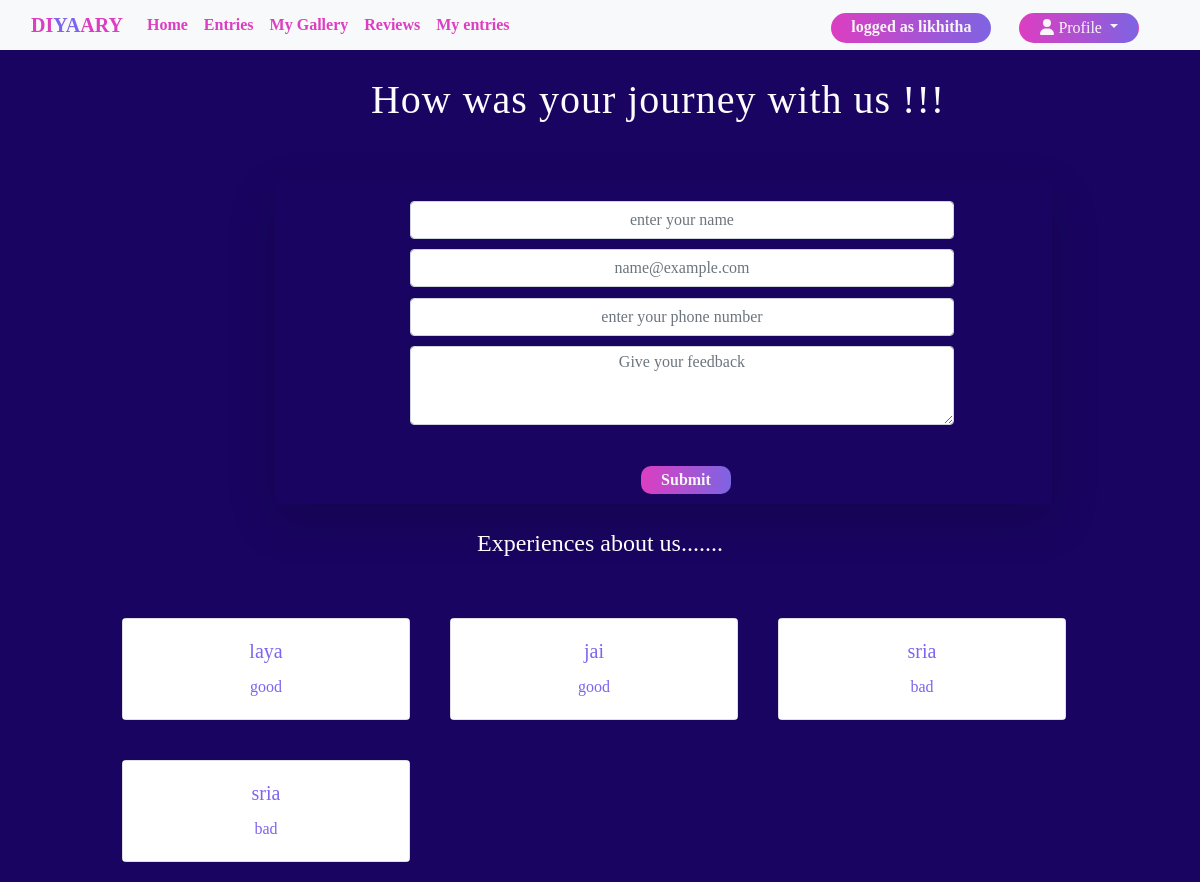
Before: /reviews/ (signed in) with the older database file.
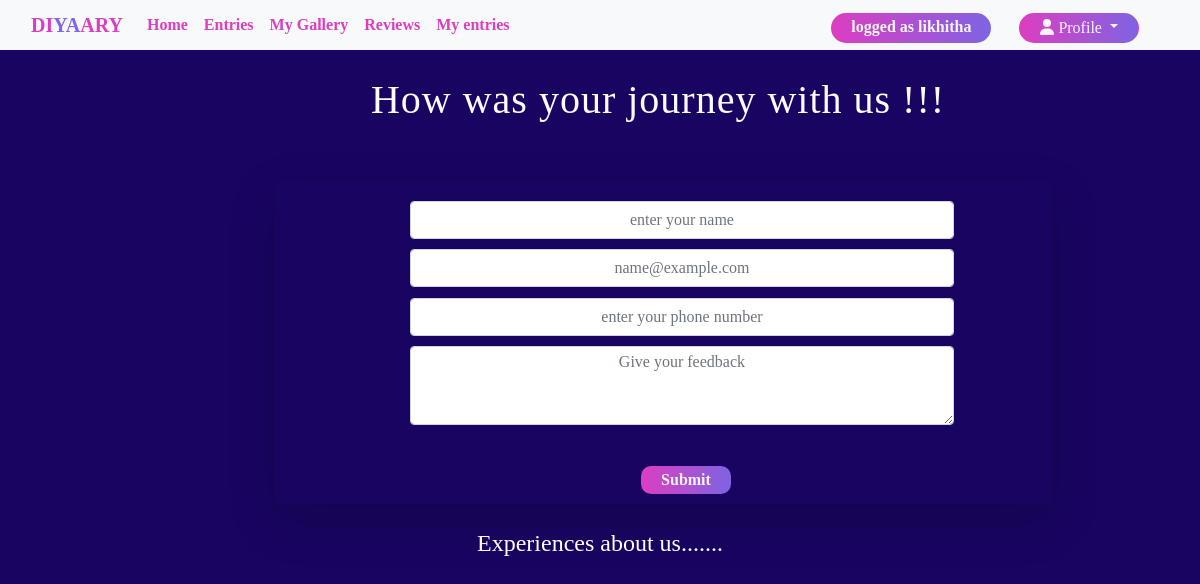
After: the same page with the newer database file.
### journal/models.py (models this page shows, shortened)
class customerReviews(models.Model):
    name=models.CharField(max_length=15)
    email=models.CharField(max_length=50)
    phone=models.IntegerField( )
    review=models.TextField()
    date=models.DateField()
    class Meta:
        verbose_name_plural = "customerReviews"  #to avoid adding extra 's' in database  table name

### journal/views.py (the view, shortened to what this page needs)
# urls.py: path('reviews/',views.reviews,name="reviews"),
def reviews(request):
    if request.user.is_authenticated:
        allreviews = customerReviews.objects.all()
        return render(request, "reviews.html", {'allreviews': allreviews})
    return redirect('userlogin')

### templates/reviews.html (shortened to what this page needs)
{%extends 'base.html'%}
{% load static %}
{% block body %}
{% block cssfile %}
<link rel="stylesheet"   href="{% static 'css/style.css' %}">
{% endblock cssfile %}
<div class="container">
<h1 class="us"><center> How was your journey with us !!!</center></h1>
<div class="shadow-lg p-7   bg-body rounded  ">
<form method="post" action={% url 'reviews'%}>
     <div class="grad">
     <div class="mb-3" >
       <input type="name" class="form-control" id="exampleFormControlInput1" name="name" placeholder="enter your name">
    </div>
    <div class="mb-3">
       <input type="email" class="form-control  " id="exampleFormControlInput2"  name="email" placeholder="name@example.com">
     </div>
     <div class="mb-3">
       <input type="phone" class="form-control" id="exampleFormControlInput3"  name="phone" placeholder="enter your phone number">
     </div>
     <div class="mb-3">
       <textarea class="form-control" id="exampleFormControlTextarea1" rows="3" name="review" placeholder="Give your feedback"></textarea>
     </div>
    </div>
 <button class="button" type="submit"> <strong> Submit </strong> </button>
  </div>
</div>
<h4>Experiences about us.......</h4>
        <div class="row pt-5px">
        <div class="row flex-row">
          {% for rev in allreviews %}
            <div class="card p-20px" style="width: 18rem;">
              <div class="card-body">
                <h5 class="card-title">{{rev.name}}</h5>
                <p class="card-text">{{rev.review}}</p>
              </div>
            </div>
          {% endfor %}
        </div>
      </div>
{% endblock body %}

### templates/base.html (shortened to what this page needs)
<!doctype html>
{% load static %}
<html lang="en">
  <head>
    <link rel="stylesheet" href="https://cdn.jsdelivr.net/npm/bootstrap@4.3.1/dist/css/bootstrap.min.css">
    {% block cssfile %}{% endblock cssfile %}
    <link href="{% static 'fontawesomefree/css/all.min.css' %}" rel="stylesheet" type="text/css">
</head>
  <body>
  <nav class="navbar navbar-expand-lg bg-light">
        <div class="container-fluid"  >
          <a class="navbar-brand" href="#"><strong> DI<span class="firstspan">YA</span>ARY </strong> </a>
          <div class="collapse navbar-collapse" id="navbarNavAltMarkup">
            <div class="navbar-nav mr-auto">
              <a class="nav-link active" aria-current="page" href="/"><strong>Home</strong></a>
              <a class="nav-link"  href="/entries"> <strong>Entries</strong> </a>
              <a class="nav-link" href="/mygallery"><strong>My Gallery</strong></a>
              <a class="nav-link" href="/reviews"><strong>Reviews</strong></a>
              <a class="nav-link" href="/myentries"> <strong>My entries</strong></a>
            </div>
            <div class="navbar-nav ml-auto">
              {%if user.is_authenticated%}
                <span class="navname"><strong>logged as {{request.user}} </strong> </span>
              <div class="dropdown show ml-2">
                <a class="btn   dropdown-toggle" href="#" role="button" id="dropdownMenuLink" data-toggle="dropdown" aria-haspopup="true" aria-expanded="false">
                  <i class="fa-solid fa-user"></i> Profile
                </a>
              </div>
              {% else%}
              <a class="nav-link" href="/usersignup"> <strong>SignUp</strong></a>
              <a class="nav-link" href="/userlogin"> <strong>Login</strong></a>
              </div>
              {%endif%}
          </div>
          </div>
        </div>
      </nav>
      {%block body%} {%endblock body%}
  </body>
</html>

### static/css/style.css (style rules this page uses)
body { height:100vh; width:100%; background-repeat: no-repeat; background-color: rgb(25, 5, 97); font-family:cursive; }
a { color:#dc3ec1 }
h1 { color:rgb(252, 251, 253); text-align: center; }
h1.us { margin-left:280px; margin-bottom:50px; margin-top:10px; }
.firstspan { color:rgb(126, 100, 238); font-weight : bold; }
.navname { color:#f8f4f7; margin-top: 5px; margin-right: 20px; background-image: linear-gradient(to left,#7e64e2,#dc3ec1); border-radius: 15px; padding:2px 20px 2px 20px; }
input::placeholder { color: rgb(23, 23, 24); }
.us { letter-spacing:1px; width: 60%; display: inline-block; white-space: nowrap; overflow:hidden; animation: typing 5s , cursor .1s step-end infinite alternate; }
.dropdown-toggle { color:#f8f4f7; margin-top: 5px; margin-right: 30px; background-image: linear-gradient(to left,#7e64e2,#dc3ec1); border-radius: 15px; padding:2px 20px 2px 20px; }
.navbar { height:50px; }
.form-control { width:70%; padding: 2.5px; margin: -4.5px; text-align:center; margin-bottom: -25px; margin-left:135px; transition: all 0.3s; }
.p-7 { width:70%; height: 95%; margin-left: 230px; text-align: center; }
.mb-3 { text-align: center; }
.button { color:rgb(246, 243, 245); margin-left: 45px; margin-top: 50px; margin-bottom: 10px; background-color:#7e64ee; border-style: none; border-radius: 10px; padding:2px 20px; background-image: linear-gradient(to left,#7e64e2,#dc3ec1); }

### templates/reviews.html (style rules this page uses)
.row { margin:20px 15px 0px 51px; }
h4 { color:white; text-align: center; padding-top: 25px; }

Changed rows visible on the page:
removed customerReviews: name "laya", review "good"
removed customerReviews: name "jai", review "good"
removed customerReviews: name "sria", review "bad"
removed customerReviews: name "sria", review "bad"
